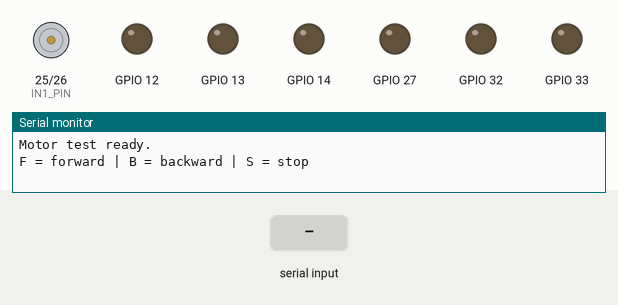
Recording of a sketch running on a simulated ESP32. Parts: motor-driver pin pairs drawn as motors (green arrow = first pin HIGH = forward, orange = second pin HIGH = backward, longer = more drive), output pins drawn as LEDs (lit = HIGH), the last lines printed to the serial monitor. Inputs (shaded band) come from the test bench.

Above: at 1.2 s.
1.3 s: "F" received over Serial
At 2.3 s:
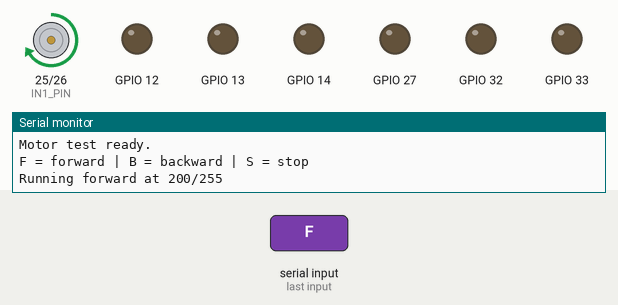
2.8 s: "B" received over Serial
At 3.4 s:
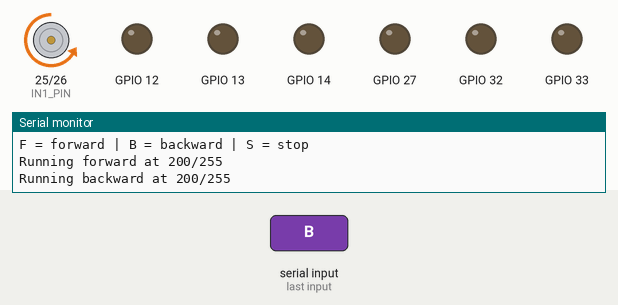
4.3 s: "S" received over Serial
At 5.7 s:
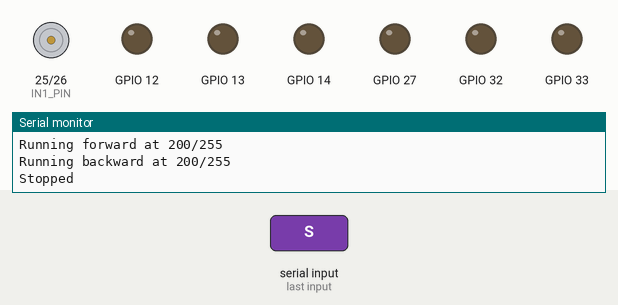
Timing chart, 0 to 7.3 s (numbered marks = the images above; inputs shaded):
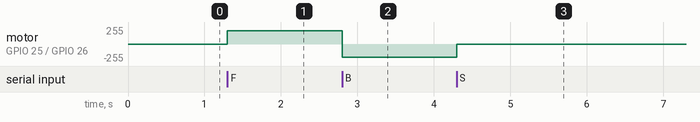

The sketch:

motor_test_single.ino
```cpp
// =============================================
// Single Motor Test — Motor 1 (Front-Left)
// DRV8833_A: IN1=GPIO25, IN2=GPIO26
// ESP32 Arduino Core v3.x compatible
// Send commands via Serial Monitor at 115200
// Commands: F = forward, B = backward, S = stop
// =============================================

#define IN1_PIN   25
#define IN2_PIN   26

#define LEDC_FREQ   1000    // 1kHz PWM
#define LEDC_RES    8       // 8-bit = 0 to 255

void setMotor(int speed) {
  speed = constrain(speed, -255, 255);

  if (speed > 0) {
    ledcWrite(IN1_PIN, speed);   // forward
    ledcWrite(IN2_PIN, 0);
  } else if (speed < 0) {
    ledcWrite(IN1_PIN, 0);
    ledcWrite(IN2_PIN, abs(speed)); // reverse
  } else {
    ledcWrite(IN1_PIN, 0);       // stop
    ledcWrite(IN2_PIN, 0);
  }
}

void setup() {
  Serial.begin(115200);

  // New API: attach pin directly, no channels needed
  ledcAttach(IN1_PIN, LEDC_FREQ, LEDC_RES);
  ledcAttach(IN2_PIN, LEDC_FREQ, LEDC_RES);

  // Keep unused motor pins LOW so they don't float
pinMode(27, OUTPUT); digitalWrite(27, LOW);
pinMode(14, OUTPUT); digitalWrite(14, LOW);
pinMode(12, OUTPUT); digitalWrite(12, LOW);
pinMode(13, OUTPUT); digitalWrite(13, LOW);
pinMode(32, OUTPUT); digitalWrite(32, LOW);
pinMode(33, OUTPUT); digitalWrite(33, LOW);

  Serial.println("Motor test ready.");
  Serial.println("F = forward | B = backward | S = stop");
}

void loop() {
  if (Serial.available()) {
    char cmd = Serial.read();

    if (cmd == 'F') {
      setMotor(200);
      Serial.println("Running forward at 200/255");
    } else if (cmd == 'B') {
      setMotor(-200);
      Serial.println("Running backward at 200/255");
    } else if (cmd == 'S') {
      setMotor(0);
      Serial.println("Stopped");
    }
  }
}
```

Measured:
- after the input at 1.3 s, motor on GPIO 25 (IN1_PIN) / GPIO 26 (IN2_PIN): stopped → forward 199/255 at once
- after the input at 2.8 s, motor on GPIO 25 (IN1_PIN) / GPIO 26 (IN2_PIN): forward 199/255 → backward 199/255 at once
- after the input at 4.3 s, motor on GPIO 25 (IN1_PIN) / GPIO 26 (IN2_PIN): backward 199/255 → stopped at once
